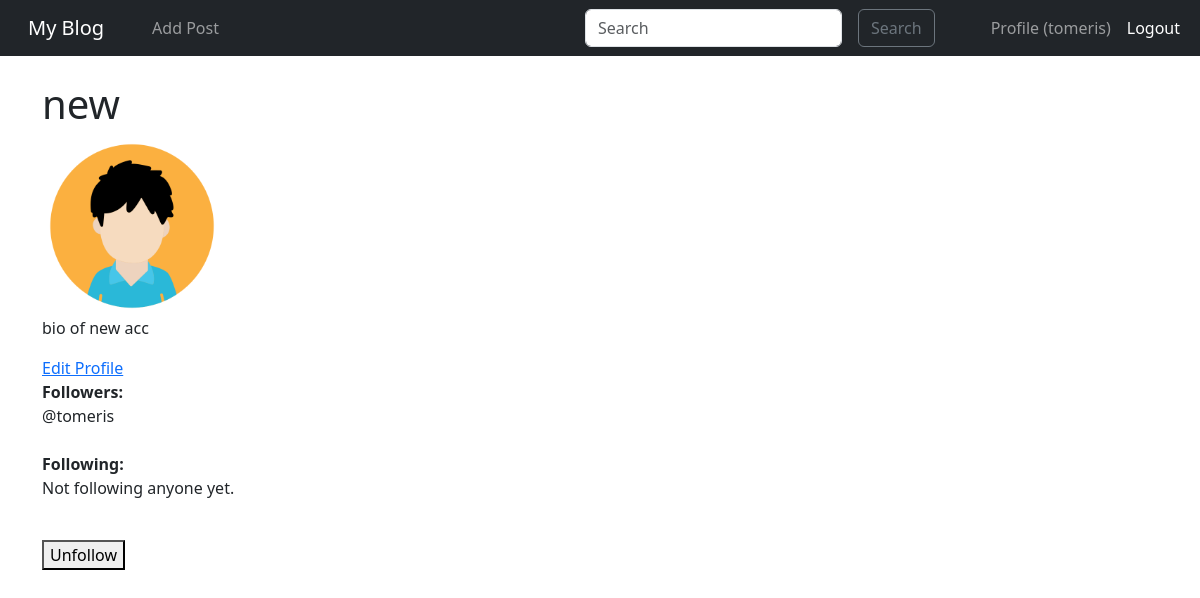
Before: /users/profile/5 (signed in) with the older database file.
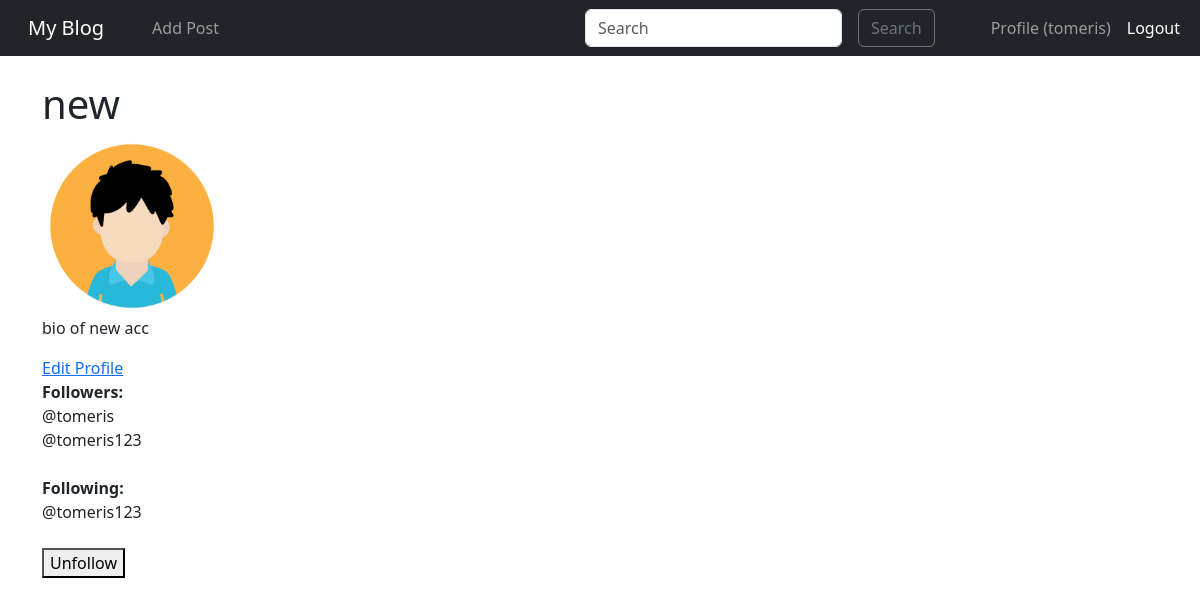
After: the same page with the newer database file.
### users/models.py (models this page shows, shortened)
class Profile(models.Model):
    user = models.OneToOneField(User, on_delete=models.CASCADE)
    bio = models.TextField(blank=True)
    profile_picture = models.ImageField(upload_to='profile_pictures/', blank=True)

class Follow(models.Model):
    follower = models.ForeignKey(User, related_name='following', on_delete=models.CASCADE)
    following = models.ForeignKey(User, related_name='followers', on_delete=models.CASCADE)

### users/views.py (the view)
# urls.py: path('profile/<int:pk>', profile , name='profile'),
def profile(request, pk):
    user = get_object_or_404(User, id = pk)
    profile = get_object_or_404(Profile, user=user)
    is_follower = Follow.objects.filter(follower=request.user, following=user).exists()
    users = User.objects.exclude(id=request.user.id)
    context = {
        'profile': profile,
        'is_follower': is_follower,
        'users': users,
    }
    return render(request, "registration/profile.html" , context)

### users/templates/registration/profile.html (shortened to what this page needs)
{% extends 'base.html' %}
{% load static %}
{% block content %}
<h1>{{ profile.user.username }}</h1>
{% if profile.profile_picture %}
    <img src="{{ profile.profile_picture.url }}"
         alt="Profile Picture"
         style="max-width: 180px;">
{% else %}
    <p>No picture available.</p>
{% endif %}
{% if profile.bio %}
    <p>{{ profile.bio }}</p>
{% else %}
    <p>No bio available.</p>
{% endif %}
<a href="{% url 'profile-edit' %}">Edit Profile</a> <br/>
<strong>Followers:</strong><br/>
{% for follow in profile.user.followers.all %}
    @{{ follow.follower }}<br/>
{% empty %}
    <p>No followers yet.</p>
{% endfor %}
<br/>
<strong>Following:</strong><br/>
{% for follow in profile.user.following.all %}
    @{{ follow.following }}<br/>
{% empty %}
    <p>Not following anyone yet.</p>
{% endfor %}
<br/>
{% if profile.user.id != user.id %}
 {% if is_follower %}
        <form method="post" action="{% url 'unfollow_user' profile.user.id %}">
            <button type="submit">Unfollow</button>
        </form>
    {% else %}
        <form method="post" action="{% url 'follow_user' profile.user.id %}">
            {% csrf_token %}
            <button type="submit">Follow</button>
        </form>
    {% endif %}
    <br/>
{% endif %}
{% endblock %}

### blog/templates/base.html (shortened to what this page needs)
<!doctype html>
<html lang="en">
  <head>
    <link rel="stylesheet" href="https://cdn.jsdelivr.net/npm/bootstrap@5.3.3/dist/css/bootstrap.rtl.min.css">
  </head>
  <body>
    <nav class="navbar navbar-expand-lg navbar-dark bg-dark">
      <div class="container-fluid">
        <a class="navbar-brand" href="{% url 'home' %}">My Blog</a>
        <div class="collapse navbar-collapse" id="navbarSupportedContent">
          <ul class="navbar-nav ms-auto">
            {% if user.is_authenticated %}
              <li class="nav-item">
                <a class="nav-link" href="{% url 'add-post' %}">Add Post</a>
              </li>
            {% endif %}
          </ul>
          <form class="d-flex ms-2" role="search">
            <input class="form-control ms-3" type="search" name="q" placeholder="Search" aria-label="Search" value="{{ request.GET.q }}">
            <button class="btn btn-outline-secondary" type="submit">Search</button>
          </form>
          <ul class="navbar-nav mr-auto">
            {% if user.is_authenticated %}
              <li class="nav-item">
                <a class="nav-link" href="{% url 'profile' request.user.id %}">Profile ({{ user.username }})</a>
              </li>
              <li class="nav-item">
                <form action="{% url 'logout' %}" method="post" class="d-inline">
                  <button type="submit" class="nav-link btn btn-link" style="color: white;">Logout</button>
                </form>
              </li>
            {% endif %}
          </ul>
        </div>
      </div>
    </nav>
    <br/>
    <div class="container">
      {% block content %}
      {% endblock %}
    </div>
  </body>
</html>

Changed rows visible on the page:
added Follow: follower "tomeris123", shown under "new"
added Follow: following "tomeris123"
Other visible differences:
text no longer shown: "Not following anyone yet."
